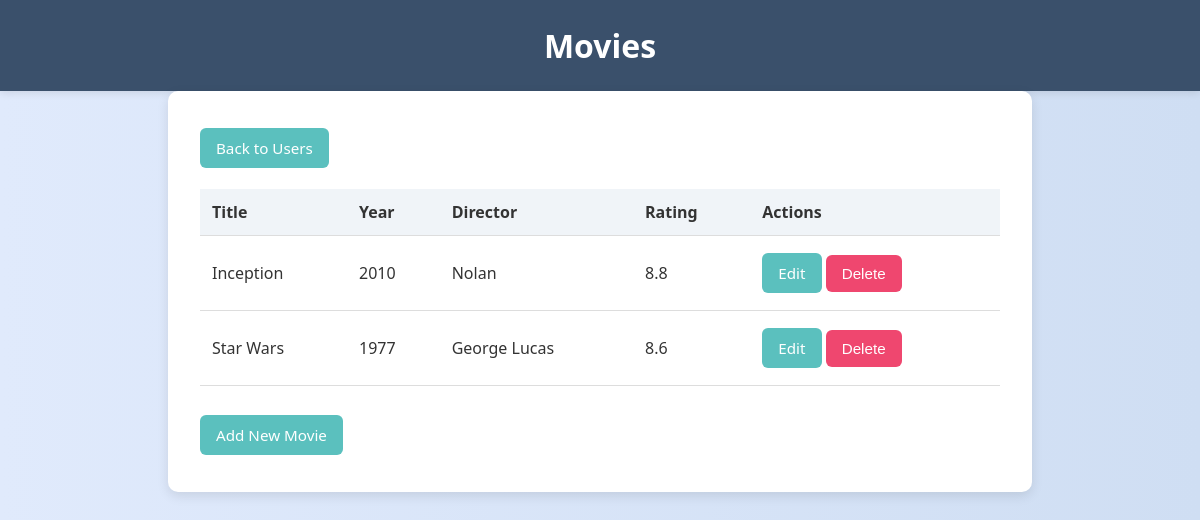
Before: /users/1 with the older database file.
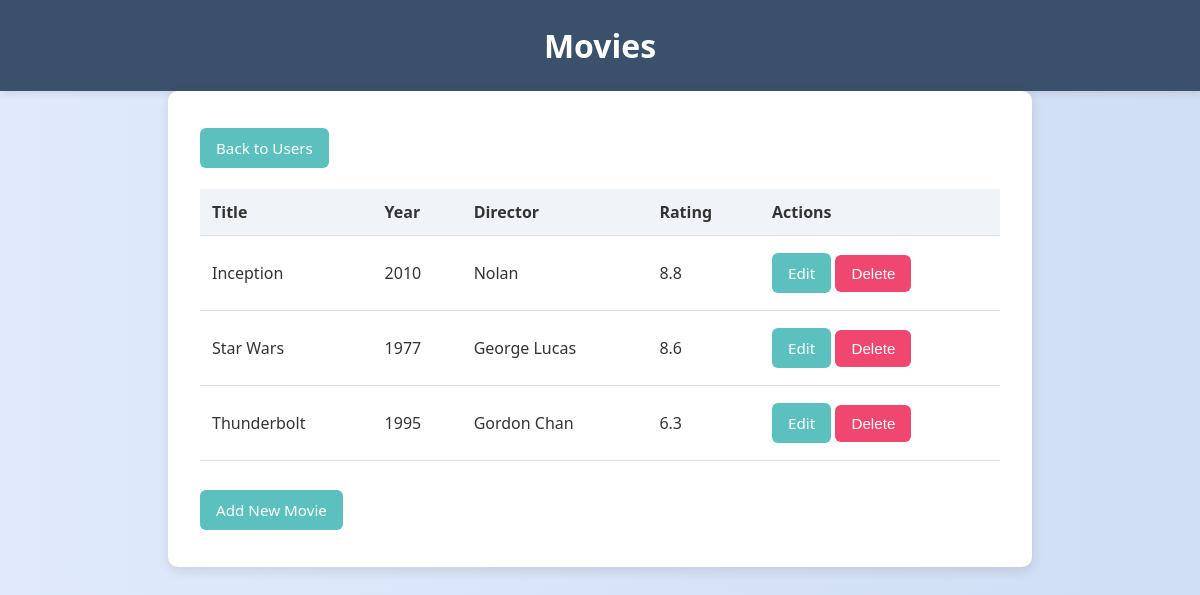
After: the same page with the newer database file.
### models/movie.py (models this page shows)
class Movie(db.Model):
    __tablename__ = 'movies'
    __table_args__ = (db.UniqueConstraint('title', 'user_id'),)
    movie_id: Mapped[int] = mapped_column(primary_key=True, autoincrement=True)
    user_id: Mapped[int] = mapped_column(ForeignKey('users.user_id'))
    user = relationship('User', back_populates='movies')
    title: Mapped[str] = mapped_column(nullable=False, unique=True)
    year: Mapped[int] = mapped_column()
    director : Mapped[str] = mapped_column()
    rating : Mapped[float] = mapped_column()

### app.py (the view)
@app.route('/users/<user_id>')
def user_movies(user_id):
    movies = data_manager.get_user_movies(user_id)
    return render_template('movies.html', movies=movies, user_id=user_id)

### data_managers/data_manager_sqlite.py (called while the page is built)
    def get_user_movies(self, user_id):
        try:
            stmt = select(Movie).where(Movie.user_id == user_id)
            return db.session.scalars(stmt).all()
        except SQLAlchemyError as e:
            print(f"Error retrieving user movies: {e}")
            return []

### templates/movies.html (shortened to what this page needs)
<!DOCTYPE html>
<html lang="en">
<head>
    <link rel="stylesheet" href="{{ url_for('static', filename='styles.css') }}">
</head>
<body>
    <header>
        <h1>Movies</h1>
    </header>
    <main>
        <nav><a href="{{ url_for('list_users') }}" class="button">Back to Users</a></nav>
        {% if movies %}
        <table class="movie-table">
            <thead>
                <tr>
                    <th>Title</th>
                    <th>Year</th>
                    <th>Director</th>
                    <th>Rating</th>
                    <th>Actions</th>
                </tr>
            </thead>
            <tbody>
                {% for movie in movies %}
                <tr>
                    <td>{{ movie.title }}</td>
                    <td>{{ movie.year }}</td>
                    <td>{{ movie.director }}</td>
                    <td>{{ movie.rating }}</td>
                    <td>
                        <a href="{{ url_for('update_movie', user_id=user_id, movie_id=movie.movie_id) }}" class="button">Edit</a>
                        <form method="POST" action="{{ url_for('delete_movie', user_id=user_id, movie_id=movie.movie_id) }}" style="display:inline;" onsubmit="return confirm('Are you sure you want to delete this movie?');">
                            <button type="submit">Delete</button>
                        </form>
                    </td>
                </tr>
                {% endfor %}
            </tbody>
        </table>
        {% else %}
            <p>No movies found.</p>
        {% endif %}
        <div style="margin-top: 1rem;">
            <a href="{{ url_for('add_movie', user_id=user_id) }}" class="button">Add New Movie</a>
        </div>
    </main>
</body>
</html>

### static/styles.css (style rules this page uses)
body { font-family: 'Segoe UI', Tahoma, Geneva, Verdana, sans-serif; background: linear-gradient(to right, #e0eafc, #cfdef3); margin: 0; padding: 0; color: #333; }
header { background-color: #3a506b; color: white; padding: 1.5rem 2rem; text-align: center; box-shadow: 0 2px 8px rgba(0, 0, 0, 0.1); }
main { padding: 2rem; max-width: 800px; margin: auto; background-color: white; border-radius: 10px; box-shadow: 0 4px 12px rgba(0, 0, 0, 0.1); }
h1 { margin: 0; font-size: 2rem; }
nav { margin-bottom: 1rem; }
.button, button { display: inline-block; padding: 10px 16px; background-color: #5bc0be; color: white; text-decoration: none; border: none; border-radius: 6px; margin: 5px 0; cursor: pointer; transition: background-color 0.3s; }
.movie-table { width: 100%; border-collapse: collapse; margin-bottom: 1.5rem; }
.movie-table th, .movie-table td { padding: 0.75rem; text-align: left; border-bottom: 1px solid #ddd; }
.movie-table th { background-color: #f0f4f8; color: #333; }
.movie-table td { background-color: #fff; }
form button { background-color: #ef476f; }
.button, button { display: inline-block; padding: 10px 16px; background-color: #5bc0be; color: white; text-decoration: none; border: none; border-radius: 6px; margin: 5px 0; cursor: pointer; font-size: 0.95rem; transition: background-color 0.3s; }
button { appearance: none; -webkit-appearance: none; }

Changed rows visible on the page:
added Movie: title "Thunderbolt", year "1995", director "Gordon Chan", rating "6.3"
